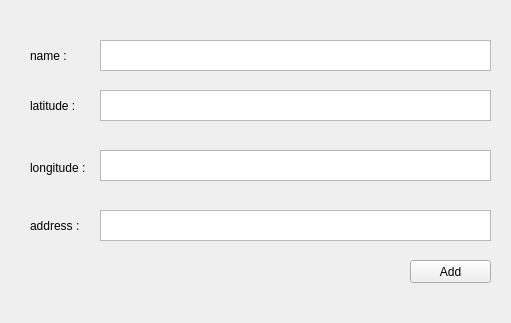
<?xml version="1.0" encoding="UTF-8"?>
<ui version="4.0">
 <class>AddWindow</class>
 <widget class="QMainWindow" name="AddWindow">
  <property name="geometry">
   <rect>
    <x>0</x>
    <y>0</y>
    <width>511</width>
    <height>323</height>
   </rect>
  </property>
  <property name="windowTitle">
   <string>MainWindow</string>
  </property>
  <widget class="QWidget" name="centralwidget">
   <widget class="QPlainTextEdit" name="nameEdit">
    <property name="geometry">
     <rect>
      <x>100</x>
      <y>40</y>
      <width>391</width>
      <height>31</height>
     </rect>
    </property>
   </widget>
   <widget class="QPlainTextEdit" name="addressEdit">
    <property name="geometry">
     <rect>
      <x>100</x>
      <y>210</y>
      <width>391</width>
      <height>31</height>
     </rect>
    </property>
   </widget>
   <widget class="QPlainTextEdit" name="lonEdit">
    <property name="geometry">
     <rect>
      <x>100</x>
      <y>150</y>
      <width>391</width>
      <height>31</height>
     </rect>
    </property>
   </widget>
   <widget class="QPlainTextEdit" name="latEdit">
    <property name="geometry">
     <rect>
      <x>100</x>
      <y>90</y>
      <width>391</width>
      <height>31</height>
     </rect>
    </property>
   </widget>
   <widget class="QLabel" name="label">
    <property name="geometry">
     <rect>
      <x>30</x>
      <y>50</y>
      <width>56</width>
      <height>12</height>
     </rect>
    </property>
    <property name="text">
     <string>name : </string>
    </property>
   </widget>
   <widget class="QLabel" name="label_2">
    <property name="geometry">
     <rect>
      <x>30</x>
      <y>100</y>
      <width>56</width>
      <height>12</height>
     </rect>
    </property>
    <property name="text">
     <string>latitude : </string>
    </property>
   </widget>
   <widget class="QLabel" name="label_3">
    <property name="geometry">
     <rect>
      <x>30</x>
      <y>160</y>
      <width>61</width>
      <height>16</height>
     </rect>
    </property>
    <property name="text">
     <string>longitude :</string>
    </property>
   </widget>
   <widget class="QLabel" name="label_4">
    <property name="geometry">
     <rect>
      <x>30</x>
      <y>220</y>
      <width>56</width>
      <height>12</height>
     </rect>
    </property>
    <property name="text">
     <string>address :</string>
    </property>
   </widget>
   <widget class="QPushButton" name="pushButton">
    <property name="geometry">
     <rect>
      <x>410</x>
      <y>260</y>
      <width>81</width>
      <height>23</height>
     </rect>
    </property>
    <property name="text">
     <string>Add</string>
    </property>
   </widget>
  </widget>
 </widget>
 <resources/>
 <connections/>
</ui>
